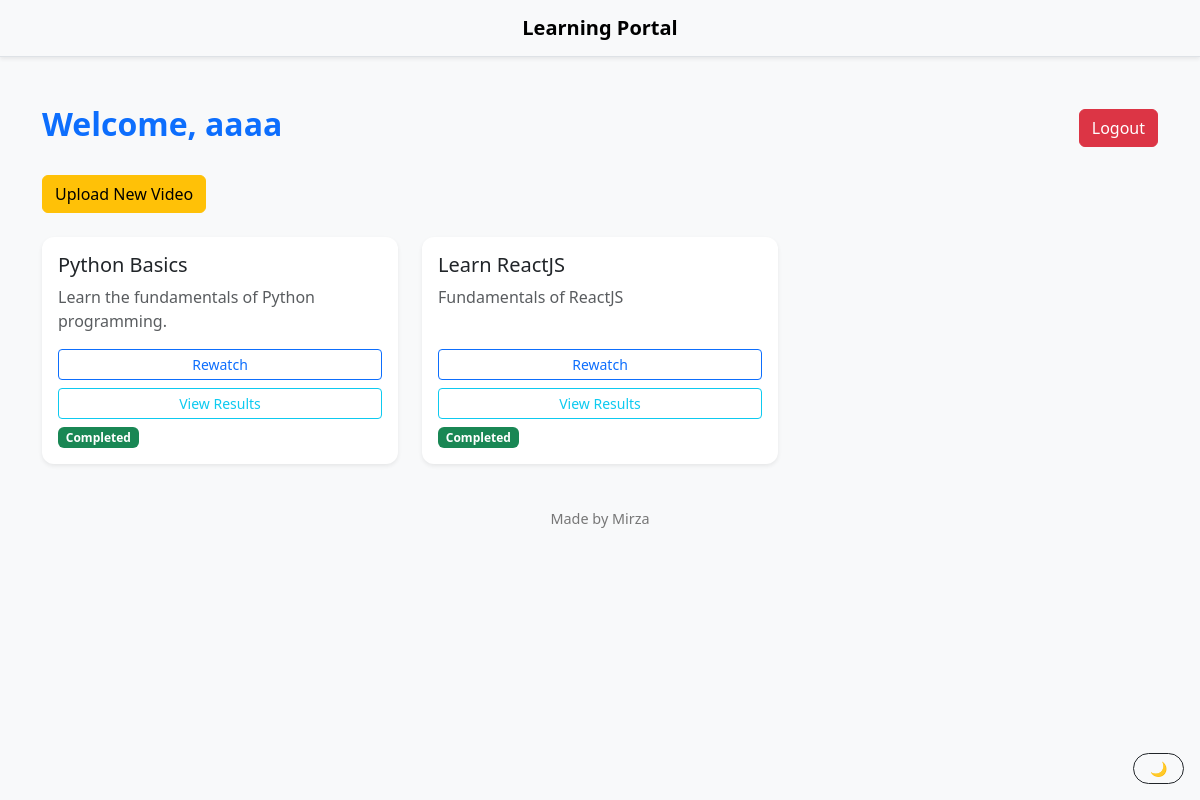
Page /dashboard/ (signed in) on the earlier database version.
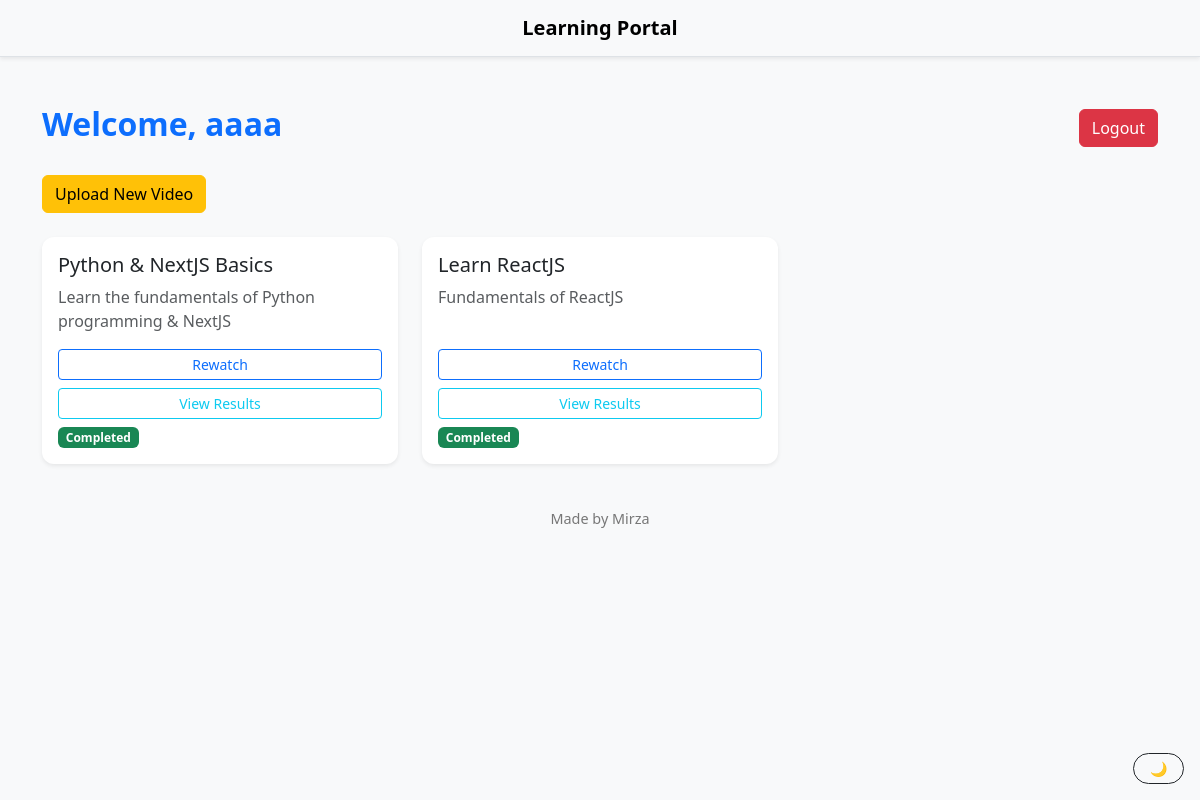
Same page on the later database version.
### main/models.py (models this page shows, shortened)
class Product(models.Model):
    title = models.CharField(max_length=100)
    description = models.TextField()

### main/views.py (the view)
# urls.py: path('dashboard/', views.dashboard, name='dashboard'),
@login_required
def dashboard(request):
    products = Product.objects.all()
    completed_products = UserProductProgress.objects.filter(
        user=request.user,
        completed=True
    ).values_list('product_id', flat=True)
    return render(request, 'dashboard.html', {
        'products': products,
        'completed_products': completed_products,
    })

### main/templates/dashboard.html (shortened to what this page needs)
{% extends "base.html" %}
{% block content %}
<div class="d-flex justify-content-between align-items-center mb-4">
    <h2 class="fw-bold text-primary">Welcome, {{ request.user.username }}</h2>
    <a href="{% url 'logout' %}" class="btn btn-danger">Logout</a>
</div>
{% if user.is_staff %}
    <div class="mb-4">
        <a href="{% url 'upload_video' %}" class="btn btn-warning">Upload New Video</a>
    </div>
{% endif %}
<div class="row">
    {% for product in products %}
    <div class="col-md-6 col-lg-4 mb-4">
        <div class="card shadow-sm border-0 h-100">
            <div class="card-body d-flex flex-column justify-content-between">
                <div>
                    <h5 class="card-title">{{ product.title }}</h5>
                    <p class="card-text text-muted">{{ product.description }}</p>
                </div>
                <div class="mt-3">
                    {% if product.id in completed_products %}
                        <a href="{% url 'product_detail' product.pk %}" class="btn btn-outline-primary btn-sm w-100 mb-2">Rewatch</a>
                        <a href="{% url 'quiz_results' product.id %}" class="btn btn-outline-info btn-sm w-100">View Results</a>
                    {% else %}
                        <a href="{% url 'product_detail' product.pk %}" class="btn btn-primary btn-sm w-100">Start Learning</a>
                    {% endif %}
                    {% if product.id in completed_products %}
                        <span class="badge bg-success mt-2">Completed</span>
                    {% endif %}
                </div>
            </div>
        </div>
    </div>
    {% endfor %}
</div>
{% endblock %}

Differences in the rows shown:
changed Product: title "Python Basics" → "Python & NextJS Basics"; description "Learn the fundamentals of Python programming." → "Learn the fundamentals of Python programming & NextJS"
